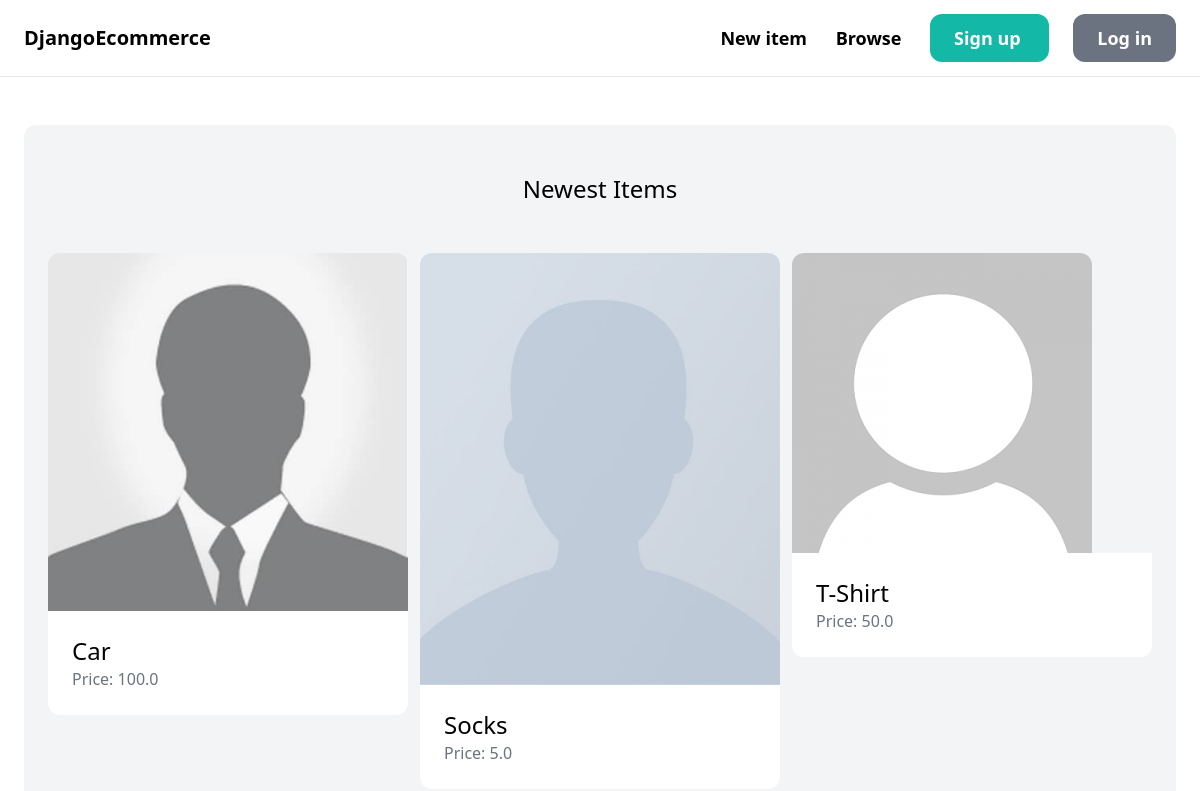
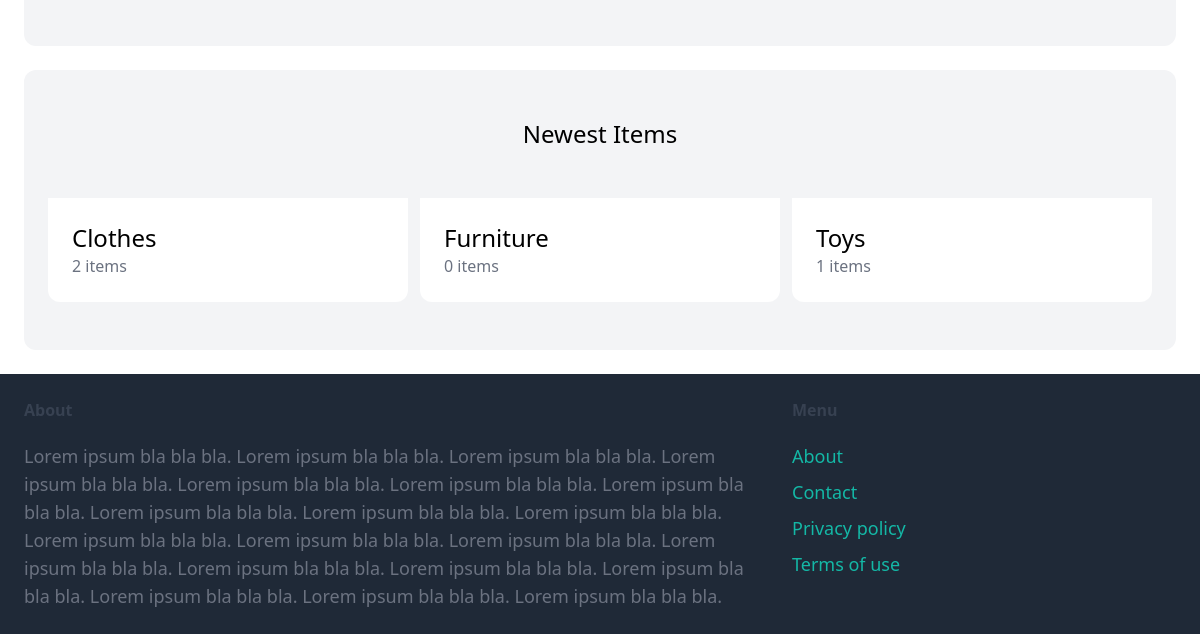
Before: / with the older database file (2 pictures, top to bottom).
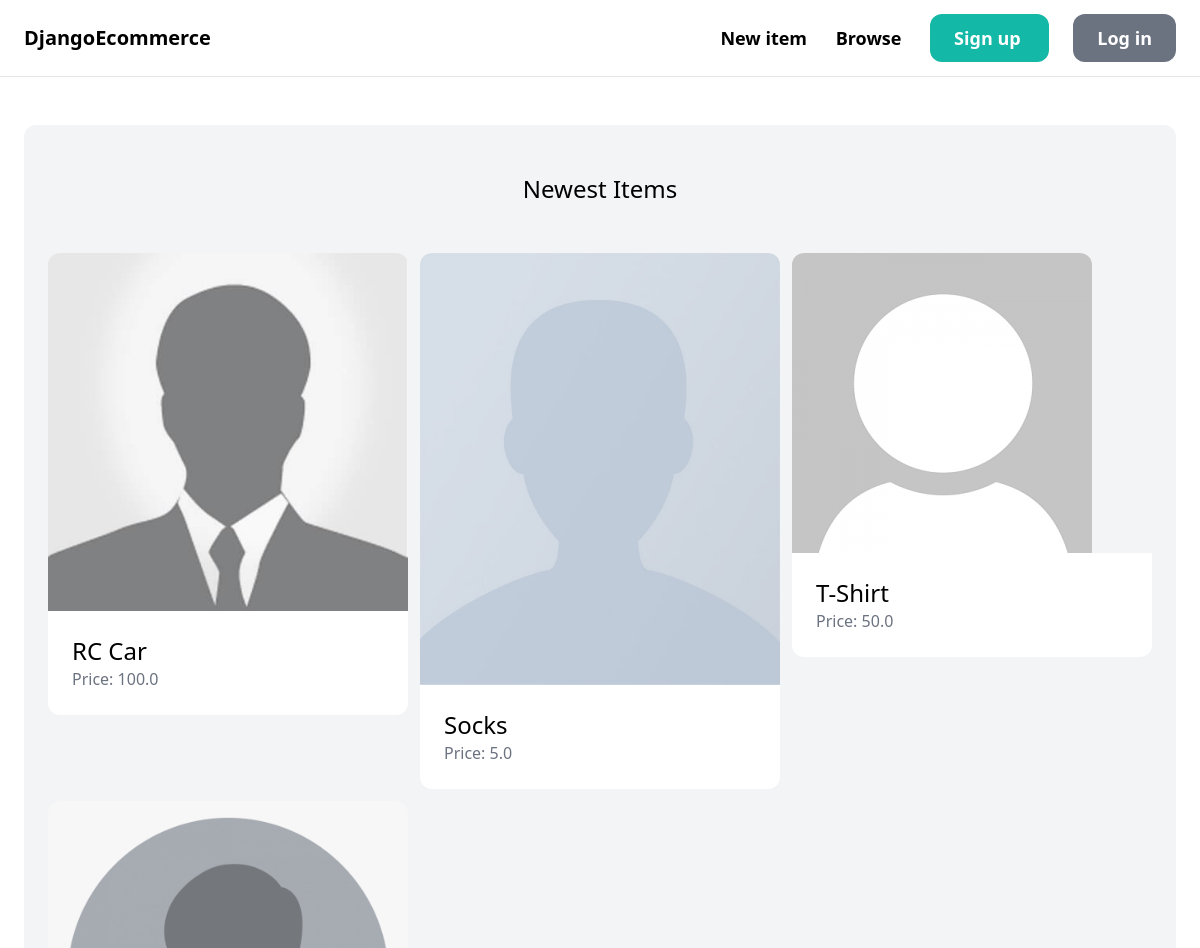
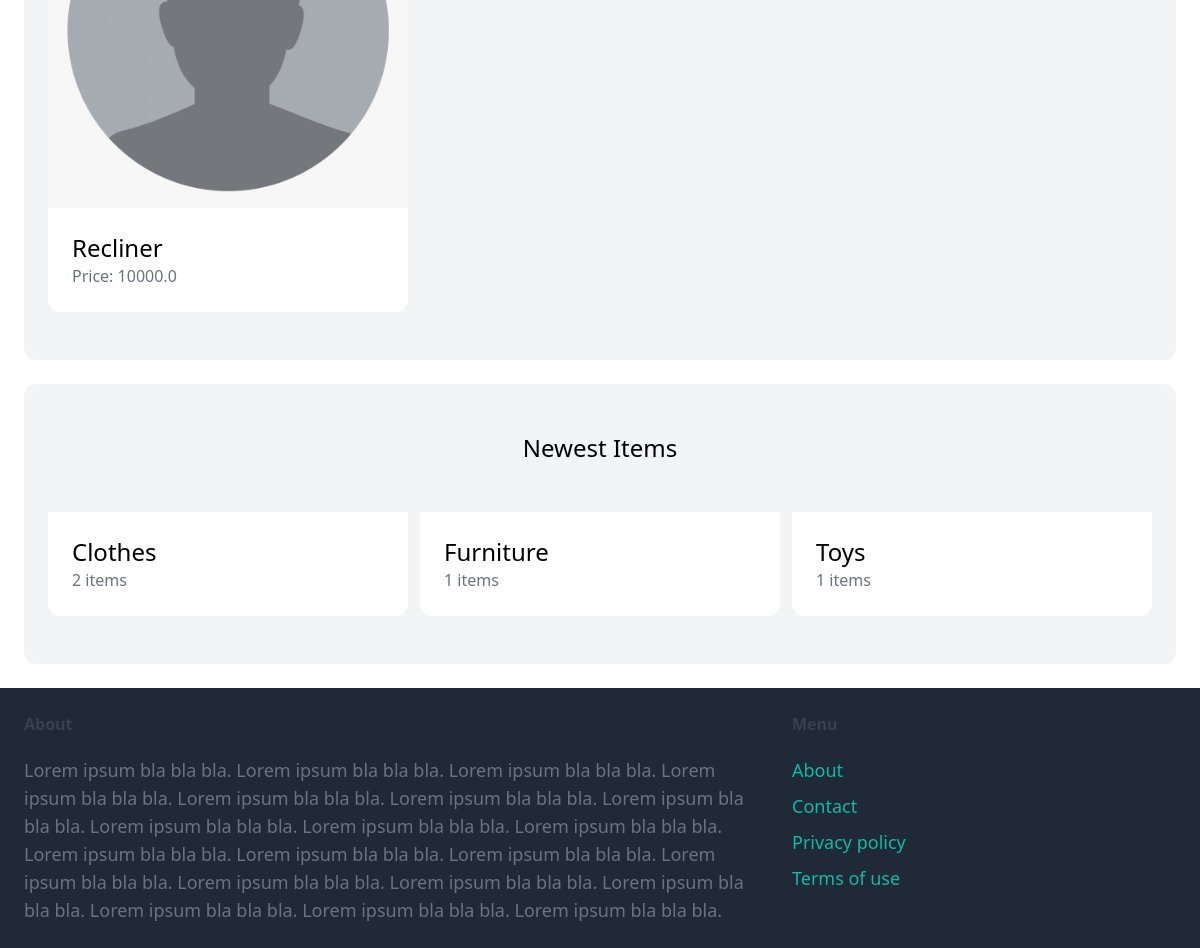
After: the same page with the newer database file (2 pictures, top to bottom).
### item/models.py (models this page shows, shortened)
class Item(models.Model):
    category = models.ForeignKey(Category, related_name='items', on_delete=models.CASCADE)
    name = models.CharField(max_length=255)
    description = models.TextField(blank=True, null=True)
    price = models.FloatField()
    image = models.ImageField(upload_to='item_images', blank=True, null= True)
    is_sold = models.BooleanField(default= False)
    created_by = models.ForeignKey(User, related_name='items', on_delete=models.CASCADE)
    created_at = models.DateTimeField(auto_now_add=True)

class Category(models.Model):
    name = models.CharField(max_length=255)
    class Meta:
        verbose_name_plural = 'Categories'
        ordering = ('name',)

### core/views.py (the view)
# urls.py: path('', views.index, name="index"),
def index(request):
    items = Item.objects.filter(is_sold = False)[0:6]
    categories = Category.objects.all()
    return render(request, 'core/index.html', {
        'categories': categories,
        'items': items,
    })

### core/templates/core/index.html (shortened to what this page needs)
{% extends 'core/base.html' %}
{%block content%}
<div class="mt-6 px-6 py-12 bg-gray-100 rounded-xl">
    <h2 class="mb-12 text-2xl text-center">
        Newest Items
    </h2>
    <div class="grid grid-cols-3 gap-3">
        {% for item in items  %}
            <div>
                <a href="{% url 'item:detail' item.id %}">
                    <div>
                        <img src="{{ item.image.url }}" class="rounded-t-xl">
                    </div>
                    <div class="p-6 bg-white rounded-b-xl">
                        <h2 class="text-2xl">{{ item.name }}</h2>
                        <p class="text-gray-500"> Price: {{ item.price }}</p>
                    </div>
                </a>
            </div>
        {% endfor %}
    </div>
</div>
<div class="mt-6 px-6 py-12 bg-gray-100 rounded-xl">
    <h2 class="mb-12 text-2xl text-center">
        Newest Items
    </h2>
    <div class="grid grid-cols-3 gap-3">
        {% for category in categories %}
        <div>
            <a href="#">
                <div class="p-6 bg-white rounded-b-xl">
                    <h2 class="text-2xl">{{ category.name }}</h2>
                    <p class="text-gray-500"> {{ category.items.count }} items</p>
                </div>
            </a>
        </div>
        {% endfor %}
    </div>
</div>
{%endblock%}

### core/templates/core/base.html (shortened to what this page needs)
<!doctype html>
<html>
    <head>
        <script src="https://cdn.tailwindcss.com"></script>
    </head>
    <body>
        <nav class="px-6 py-6 flex justify-between items-center border-b border-gray-200">
            <a href="/" class="text-xl font-semibold">DjangoEcommerce</a>
            <div class="space-x-6">
                <a href="{% url 'item:new' %}" class="text-lg font-semibold hover:text-gray-500">
                    New item
                </a>
                <a href="{% url 'item:items' %}" class="text-lg font-semibold hover:text-gray-500">
                    Browse
                </a>
                {% if request.user.is_authenticated %}
                    <a href="#" class="text-lg font-semibold hover:text-gray-500">
                        Inbox
                    </a>
                    <a href="{% url 'dashboard:index' %}" class="text-lg font-semibold hover:text-gray-500">
                        Dashboard
                    </a>
                {% else %}
                    <a href="{% url 'core:signup' %}" class="px-6 py-3 text-lg font-semibold bg-teal-500 text-white rounded-xl hover:bg-teal-700">
                        Sign up
                    </a>
                    <a href="{% url 'core:login' %}" class="px-6 py-3 text-lg font-semibold bg-gray-500 text-white rounded-xl hover:bg-gray-700">
                        Log in
                    </a>
                {% endif %}
            </div>
        </nav>
        <div class="px-6 py-6">
            {%block content%}
            {% endblock %}
        </div>
        <footer class="px-6 py-6 flex justify-between bg-gray-800">
            <div class="w-2/3 pr-10">
                <h3 class="mb-5 font-semibold text-gray-700">
                    About
                </h3>
                <p class="text-lg text-gray-500">
                    Lorem ipsum bla bla bla. Lorem ipsum bla bla bla. Lorem ipsum bla bla bla. Lorem ipsum bla bla bla. Lorem ipsum bla bla bla. Lorem ipsum bla bla bla. Lorem ipsum bla bla bla. Lorem ipsum bla bla bla. Lorem ipsum bla bla bla. Lorem ipsum bla bla bla. Lorem ipsum bla bla bla. Lorem ipsum bla bla bla.
                    Lorem ipsum bla bla bla. Lorem ipsum bla bla bla. Lorem ipsum bla bla bla. Lorem ipsum bla bla bla. Lorem ipsum bla bla bla. Lorem ipsum bla bla bla. Lorem ipsum bla bla bla. Lorem ipsum bla bla bla.
                </p>
            </div>
            <div class="w-1/3">
                <h3 class="mb-5 font-semibold text-gray-700">
                    Menu
                </h3>
                <ul class="space-y-2">
                    <li><a href="#" class="text-lg text-teal-500 hover:text-teal-700">About</a></li>
                    <li><a href="{% url 'core:contact' %}" class="text-lg text-teal-500 hover:text-teal-700">Contact</a></li>
                    <li><a href="#" class="text-lg text-teal-500 hover:text-teal-700">Privacy policy</a></li>
                    <li><a href="#" class="text-lg text-teal-500 hover:text-teal-700">Terms of use</a></li>
                </ul>
            </div>
        </footer>
    </body>
</html>

Changed rows visible on the page:
changed Item: name "Car" → "RC Car"
added Item: image (placeholder picture), name "Recliner", price "10000.0"
computed for Category "Furniture": items.count "0" → "1"
